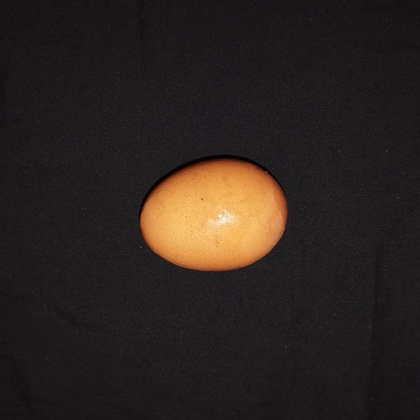
%> input picture train/ayam/IMG_20260108_082019.jpg, 420 x 420 px, shrunk from 3072 x 3072 before the run; its folder holds only this picture in this run
$ octave latih_telur_UAS.m   (GNU Octave 9; MATLAB toolbox functions it lacks are replaced by stand-ins)
%> lines starting %> are read from the running program, lines starting %| are printed output that depends on the picture; in (x1, y1, x2, y2) boxes, pixels count from 0 and x2, y2 are one past the last pixel; in counts of white or black regions, pixels touching at a corner belong together; the program's own positions count from 1
% =========================================================================
% SCRIPT PELATIHAN (KNN 5 CIRI)
% Output: 'training_data.txt' & Folder 'hasil_segmentasi'
% =========================================================================
clc; clear; close all;

disp('--- TRAINING KNN & MENYIMPAN HASIL SEGMENTASI ---');

Label_Ayam  = 1;
Label_Bebek = 2;

disp('Sedang memproses folder AYAM');
[Data_Ayam, ~] = AmbilCiriFolder('train/ayam/', 'hasil_segmentasi/ayam/', Label_Ayam);

disp('Sedang memproses folder BEBEK');
[Data_Bebek, ~] = AmbilCiriFolder('train/bebek/', 'hasil_segmentasi/bebek/', Label_Bebek);

Dataset_Latih = [Data_Ayam; Data_Bebek];

if ~isempty(Dataset_Latih)
    save('training_data.txt', 'Dataset_Latih', '-ascii');
    fprintf('\n SUKSES! Data fitur tersimpan di training_data.txt\n');
    fprintf('SUKSES! Citra Segmentasi tersimpan di folder "hasil_segmentasi"\n');
else
    errordlg('Tidak ada data yang tersimpan. Cek logic threshold!', 'Error');
end

function [MatriksData, ListNama] = AmbilCiriFolder(NamaFolder, FolderOutput, LabelKelas)
%> called with NamaFolder = 'train/ayam/', FolderOutput = 'hasil_segmentasi/ayam/', LabelKelas = 1
    Files = [dir(fullfile(NamaFolder, '*.jpg')); dir(fullfile(NamaFolder, '*.png'))];
    Jumlah = length(Files);
    MatriksData = []; ListNama = {};

    if Jumlah == 0, return; end

    if ~exist(FolderOutput, 'dir')
        mkdir(FolderOutput);
    end

    for k = 1:Jumlah
        try
            Fullpath = fullfile(NamaFolder, Files(k).name);
            Img = imread(Fullpath);
%> Img is the input picture: size 420x420x3 uint8; mean R, G, B 42.5, 35.6, 31.7

            Agray = rgb2gray(Img);
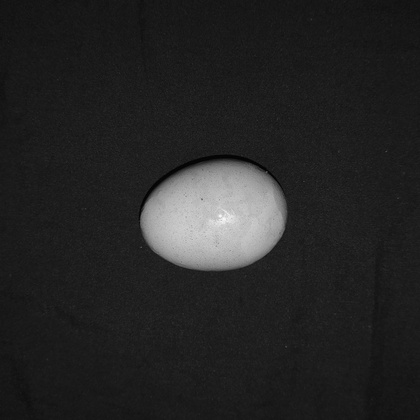
%> Agray: size 420x420 uint8; min 1, max 249, mean 37.5
            [m, n] = size(Agray);
%> m = 420; n = 420
            BW = zeros(m, n);

            BatasAmbang = 80;

            for x = 1:m
                for y = 1:n
                    if Agray(x,y) <= BatasAmbang
                        BW(x,y) = 0; % Background
                    else
                        BW(x,y) = 1; % Telur
                    end
                end
            end
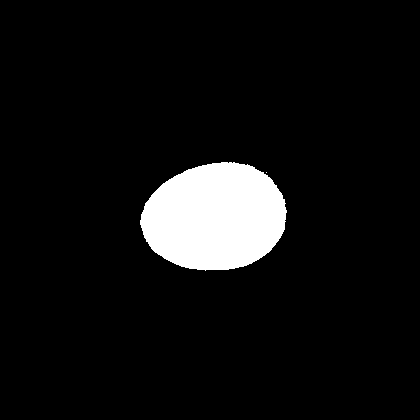
%> BW: size 420x420 double; values 0 (black) and 1 (white), 7% white; 2 white regions (1 under 20 px), largest, box (x1, y1, x2, y2) and area: (140, 162, 287, 271) 12367

            % Morfologi
            BW2 = imdilate(BW, ones(10));
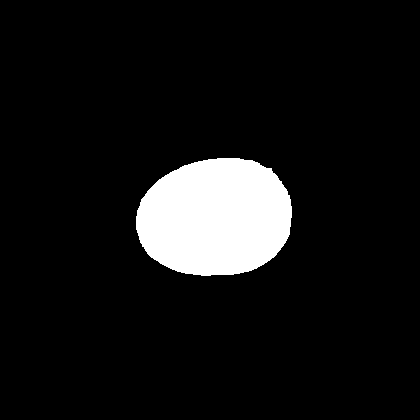
%> BW2: size 420x420 double; values 0 (black) and 1 (white), 8.4% white; 1 white region, box (x1, y1, x2, y2) and area: (136, 158, 292, 276) 14767
            BW3 = imerode(BW2, ones(17));
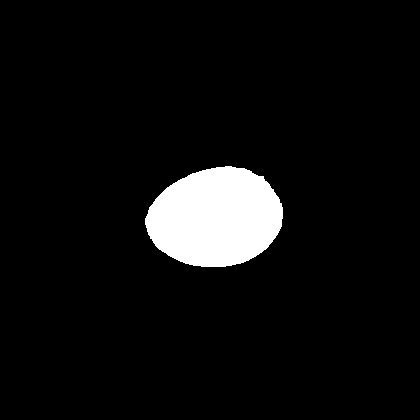
%> BW3: size 420x420 double; values 0 (black) and 1 (white), 6% white; 1 white region, box (x1, y1, x2, y2) and area: (145, 166, 283, 267) 10651

            Masker = logical(BW3);

            if sum(Masker(:)) > 0
                NamaFileSeg = ['Seg_', Files(k).name];
                PathSeg = fullfile(FolderOutput, NamaFileSeg);

                imwrite(Masker, PathSeg);

                R = double(Img(:,:,1)); G = double(Img(:,:,2)); B = double(Img(:,:,3));
%> after `R = double(Img(:,:,1))`:
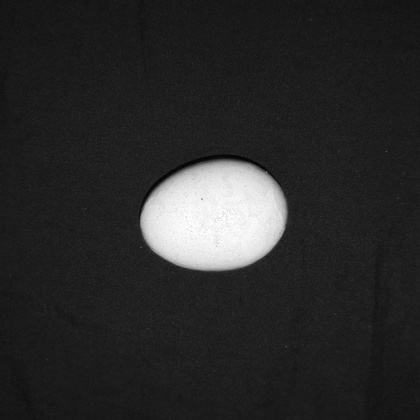
%> R: size 420x420 double; min 0, max 255, mean 42.5
%> after `B = double(Img(:,:,3))`:
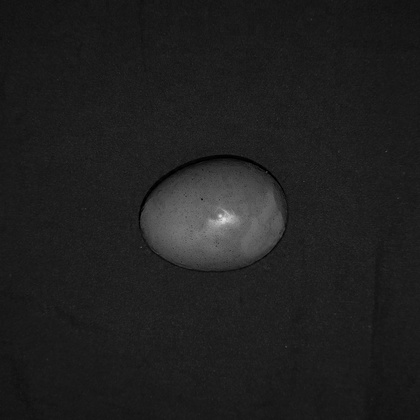
%> B: size 420x420 double; min 0, max 224, mean 31.7
                Ciri_R = mean(R(Masker)) / 255;
%> Ciri_R = 0.909
                Ciri_G = mean(G(Masker)) / 255;
%> Ciri_G = 0.645
                Ciri_B = mean(B(Masker)) / 255;
%> Ciri_B = 0.349

                % B. Bentuk
                stats = regionprops(Masker, 'Area', 'Perimeter', 'Eccentricity');
%> stats = 1 region; Area, Eccentricity and Perimeter: 10651 0.69 375.3
                Areas = [stats.Area]; [~, idxMax] = max(Areas);
%> after `Areas = [stats.Area]`: Areas = 10651
%> after `[~, idxMax] = max(Areas)`: idxMax = 1

                Area = stats(idxMax).Area;
%> Area = 10651
                Perimeter = stats(idxMax).Perimeter;
%> Perimeter = 375.3
                Eccent = stats(idxMax).Eccentricity;
%> Eccent = 0.69
                Metric = (4 * pi * Area) / (Perimeter^2);
%> Metric = 0.95

                Baris = [Ciri_R, Ciri_G, Ciri_B, Metric, Eccent, LabelKelas];
%> Baris = [0.909 0.645 0.349 0.95 0.69 1]
                MatriksData = [MatriksData; Baris];
%> MatriksData = [0.909 0.645 0.349 0.95 0.69 1]
                ListNama{end+1} = Files(k).name;

                fprintf('  %s -> Saved to %s\n', Files(k).name, FolderOutput);
            else
                disp(['  Gagal Segmentasi: ', Files(k).name]);
            end

        catch
            disp(['  Error baca: ', Files(k).name]);
        end
    end
end
